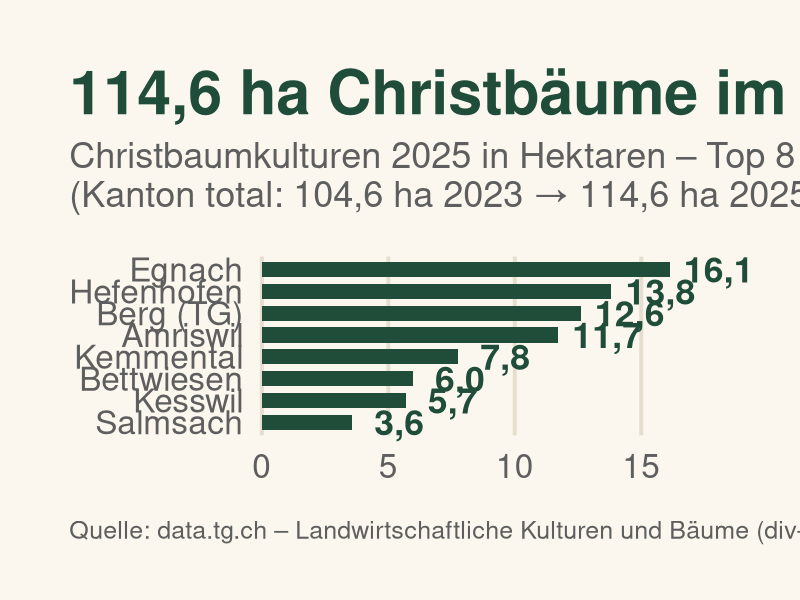
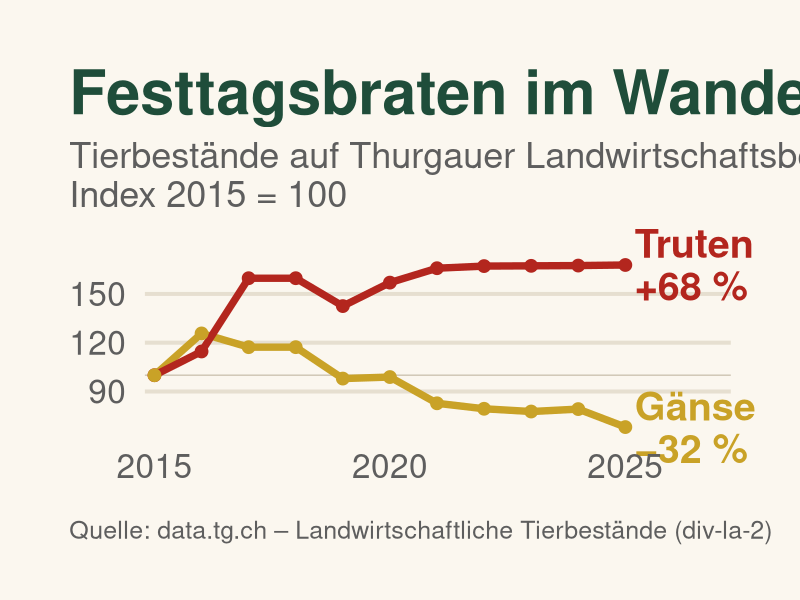
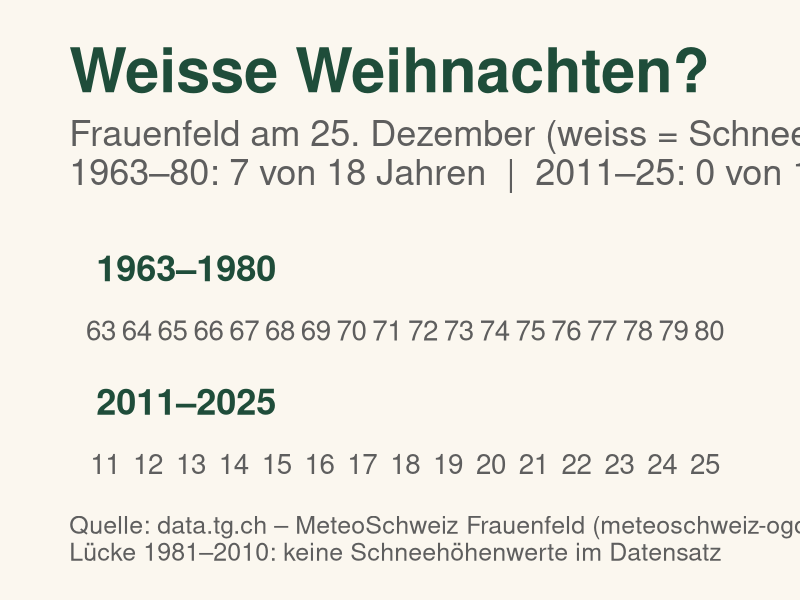
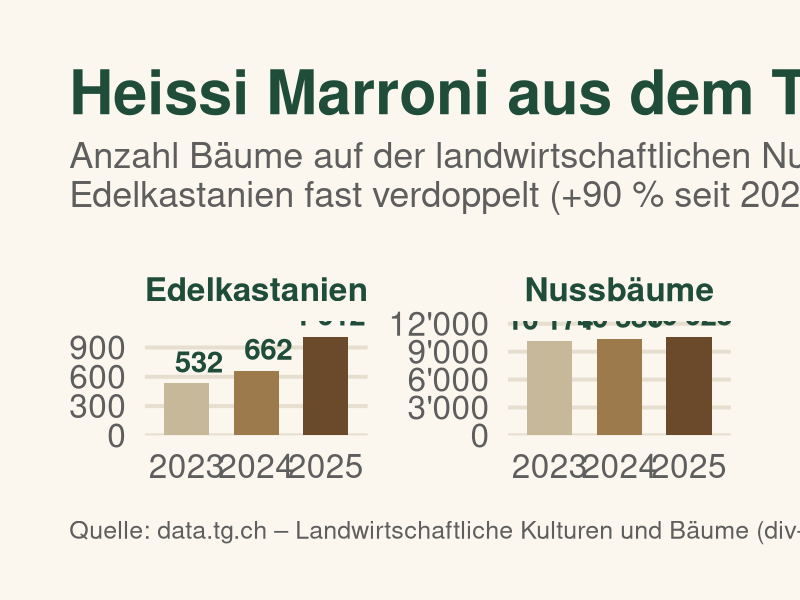
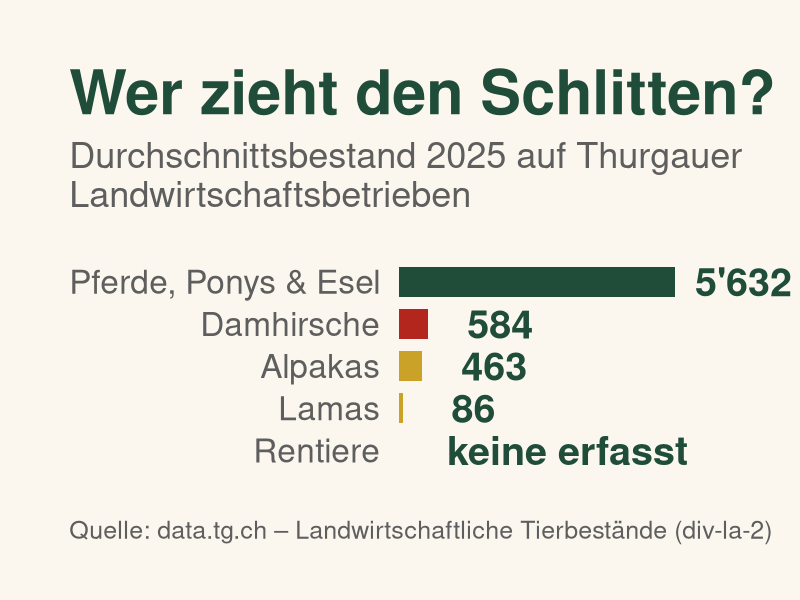
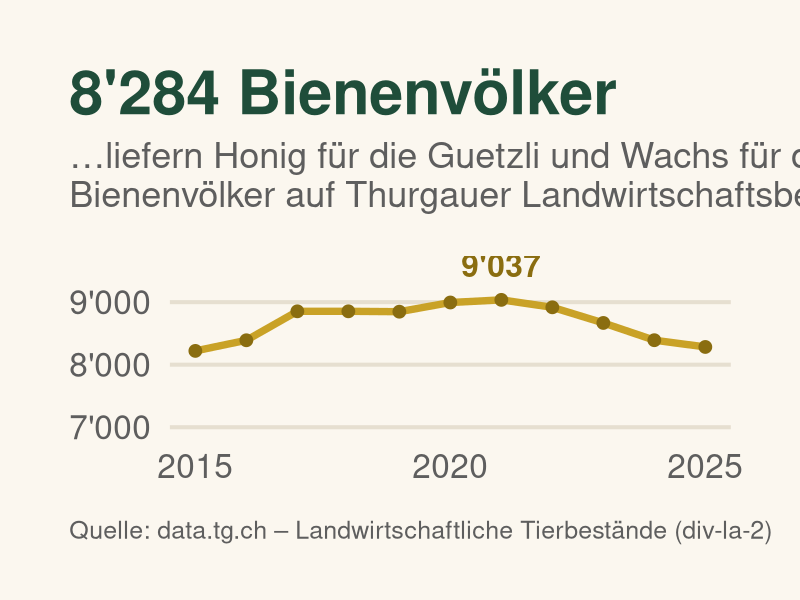

Reproduce these figures in R, in order.
library(ggplot2)

# Farben & Theme
gruen <- "#1F4D3A"; rot <- "#B3261E"; gold <- "#C9A227"; creme <- "#FBF7EF"; grau <- "#5E5E5E"
th <- theme_minimal(base_size = 30) +
  theme(plot.background = element_rect(fill = creme, colour = NA),
        panel.grid.minor = element_blank(), panel.grid.major.x = element_blank(),
        plot.title = element_text(face = "bold", colour = gruen, size = 44, margin = margin(b = 10)),
        plot.subtitle = element_text(colour = grau, size = 26, margin = margin(b = 30)),
        plot.caption = element_text(colour = grau, size = 18, hjust = 0, margin = margin(t = 25)),
        axis.title = element_blank(), axis.text = element_text(colour = grau),
        plot.margin = margin(50, 50, 40, 50),
        plot.title.position = "plot", plot.caption.position = "plot")
cap <- function(ds) paste0("Quelle: data.tg.ch – ", ds)
save <- function(p, f) ggsave(f, p, width = 10.8, height = 10.8, dpi = 100)

# 1 Christbäume nach Gemeinde 2025 (Fläche in Aren -> ha)
cb <- data.frame(g = c("Egnach","Hefenhofen","Berg (TG)","Amriswil","Kemmental","Bettwiesen","Kesswil","Salmsach"),
                 a = c(1612.24,1382.05,1260.81,1171.9,776.0,597.88,568.9,357.77))
cb$ha <- cb$a / 100
p1 <- ggplot(cb, aes(reorder(g, ha), ha)) +
  geom_col(fill = gruen, width = .7) +
  geom_text(aes(label = format(round(ha, 1), nsmall = 1, decimal.mark = ",")), hjust = -.2, size = 9, colour = gruen, fontface = "bold") +
  coord_flip(clip = "off") + scale_y_continuous(expand = expansion(c(0, .15))) +
  labs(title = "114,6 ha Christbäume im Thurgau",
       subtitle = "Christbaumkulturen 2025 in Hektaren – Top 8 Gemeinden\n(Kanton total: 104,6 ha 2023 → 114,6 ha 2025)",
       caption = cap("Landwirtschaftliche Kulturen und Bäume (div-la-3)")) +
  th + theme(panel.grid.major.y = element_blank(), panel.grid.major.x = element_line(colour = "#E6DFD0"))
save(p1, "01_christbaeume.png")

# 2 Festtagsbraten: Truten vs. Gänse, Index 2015 = 100
j <- 2015:2025
ga <- c(533,670,625,625,522,527,441,423,414,422,363)
tr <- c(9031,10350,14420,14420,12871,14175,14975,15093,15107,15122,15154)
d2 <- rbind(data.frame(j, v = tr/tr[1]*100, t = "Truten (Ausmast)"),
            data.frame(j, v = ga/ga[1]*100, t = "Gänse"))
p2 <- ggplot(d2, aes(j, v, colour = t)) +
  geom_hline(yintercept = 100, colour = "#CFC6B4") +
  geom_line(linewidth = 2.5) + geom_point(size = 4) +
  annotate("text", 2025.2, 168, label = "Truten\n+68 %", hjust = 0, colour = rot, size = 10, fontface = "bold", lineheight = .9) +
  annotate("text", 2025.2, 68, label = "Gänse\n−32 %", hjust = 0, colour = gold, size = 10, fontface = "bold", lineheight = .9) +
  scale_colour_manual(values = c("Truten (Ausmast)" = rot, "Gänse" = gold), guide = "none") +
  scale_x_continuous(breaks = c(2015, 2020, 2025), expand = expansion(c(.02, .2))) +
  coord_cartesian(clip = "off") +
  labs(title = "Festtagsbraten im Wandel",
       subtitle = "Tierbestände auf Thurgauer Landwirtschaftsbetrieben\nIndex 2015 = 100",
       caption = cap("Landwirtschaftliche Tierbestände (div-la-2)")) +
  th + theme(panel.grid.major.x = element_blank(), panel.grid.major.y = element_line(colour = "#E6DFD0"))
save(p2, "02_festtagsbraten.png")

# 3 Weisse Weihnachten Frauenfeld (Schneehöhe 25.12.)
y <- c(1963:1980, 2011:2025)
s <- c(1,3,0,0,0,5,0,0,0,0,0,0,1,3,0,0,6,0, rep(0, 15))
d3 <- data.frame(y, s, per = ifelse(y < 2000, "1963–1980", "2011–2025"), weiss = s >= 1)
p3 <- ggplot(d3, aes(factor(y), 1, fill = weiss)) +
  geom_point(shape = 21, size = 15, colour = "#9DB3C7", stroke = 1.2) +
  geom_text(data = subset(d3, weiss), aes(label = s), vjust = 3.6, size = 7, colour = "#3A5A78") +
  facet_wrap(~per, ncol = 1, scales = "free_x") +
  scale_fill_manual(values = c(`TRUE` = "white", `FALSE` = "#DCE4EA"), guide = "none") +
  scale_x_discrete(labels = function(x) substr(x, 3, 4)) +
  labs(title = "Weisse Weihnachten?",
       subtitle = "Frauenfeld am 25. Dezember (weiss = Schnee, Zahl = cm)\n1963–80: 7 von 18 Jahren  |  2011–25: 0 von 15",
       caption = paste0(cap("MeteoSchweiz Frauenfeld (meteoschweiz-ogd-7)"), "\nLücke 1981–2010: keine Schneehöhenwerte im Datensatz")) +
  th + theme(axis.text.y = element_blank(), panel.grid = element_blank(),
             strip.text = element_text(size = 26, face = "bold", colour = gruen, hjust = 0),
             axis.text.x = element_text(size = 20))
save(p3, "03_weisse_weihnachten.png")

# 4 Marroni & Nüsse
d4 <- data.frame(j = factor(rep(2023:2025, 2)),
                 n = c(532, 662, 1012, 10174, 10386, 10625),
                 t = rep(c("Edelkastanien", "Nussbäume"), each = 3))
p4 <- ggplot(d4, aes(j, n, fill = j)) +
  geom_col(width = .65) +
  geom_text(aes(label = format(n, big.mark = "'")), vjust = -.5, size = 7.5, fontface = "bold", colour = gruen) +
  facet_wrap(~t, scales = "free_y") +
  scale_fill_manual(values = c("#C8B89A", "#9C7A4B", "#6B4A2B"), guide = "none") +
  scale_y_continuous(expand = expansion(c(0, .15)), labels = function(x) format(x, big.mark = "'")) +
  labs(title = "Heissi Marroni aus dem Thurgau?",
       subtitle = "Anzahl Bäume auf der landwirtschaftlichen Nutzfläche\nEdelkastanien fast verdoppelt (+90 % seit 2023)",
       caption = cap("Landwirtschaftliche Kulturen und Bäume (div-la-3)")) +
  th + theme(strip.text = element_text(size = 24, face = "bold", colour = gruen),
             panel.grid.major.y = element_line(colour = "#E6DFD0"))
save(p4, "04_marroni_nuesse.png")

# 5 Wer zieht den Schlitten? (2025)
d5 <- data.frame(t = c("Pferde, Ponys & Esel", "Damhirsche", "Alpakas", "Lamas", "Rentiere"),
                 n = c(5632, 584, 463, 86, 0))
p5 <- ggplot(d5, aes(reorder(t, n), n)) +
  geom_col(fill = c(gruen, rot, gold, gold, "#CFC6B4"), width = .7) +
  geom_text(aes(label = ifelse(n == 0, "keine erfasst", format(n, big.mark = "'"))), hjust = -.2, size = 10, fontface = "bold", colour = gruen) +
  coord_flip(clip = "off") + scale_y_continuous(expand = expansion(c(0, .2))) +
  labs(title = "Wer zieht den Schlitten?",
       subtitle = "Durchschnittsbestand 2025 auf Thurgauer\nLandwirtschaftsbetrieben",
       caption = cap("Landwirtschaftliche Tierbestände (div-la-2)")) +
  th + theme(axis.text.x = element_blank(), panel.grid = element_blank())
save(p5, "05_schlitten.png")

# 6 Bienenvölker (Bienenwachs-Kerzen)
bi <- c(8221,8391,8854,8854,8848,8995,9037,8918,8668,8392,8284)
d6 <- data.frame(j, bi)
p6 <- ggplot(d6, aes(j, bi)) +
  geom_line(colour = gold, linewidth = 2.5) + geom_point(colour = "#8A6D10", size = 4) +
  annotate("text", 2021, 9037, label = "Höchststand 2021\n9'037", vjust = -.4, size = 8, colour = "#8A6D10", fontface = "bold", lineheight = .9) +
  scale_x_continuous(breaks = c(2015, 2020, 2025)) +
  scale_y_continuous(labels = function(x) format(x, big.mark = "'")) +
  coord_cartesian(ylim = c(7000, 9600)) +
  labs(title = "8'284 Bienenvölker",
       subtitle = "…liefern Honig für die Guetzli und Wachs für die Kerzen.\nBienenvölker auf Thurgauer Landwirtschaftsbetrieben",
       caption = cap("Landwirtschaftliche Tierbestände (div-la-2)")) +
  th + theme(panel.grid.major.y = element_line(colour = "#E6DFD0"))
save(p6, "06_bienen.png")
